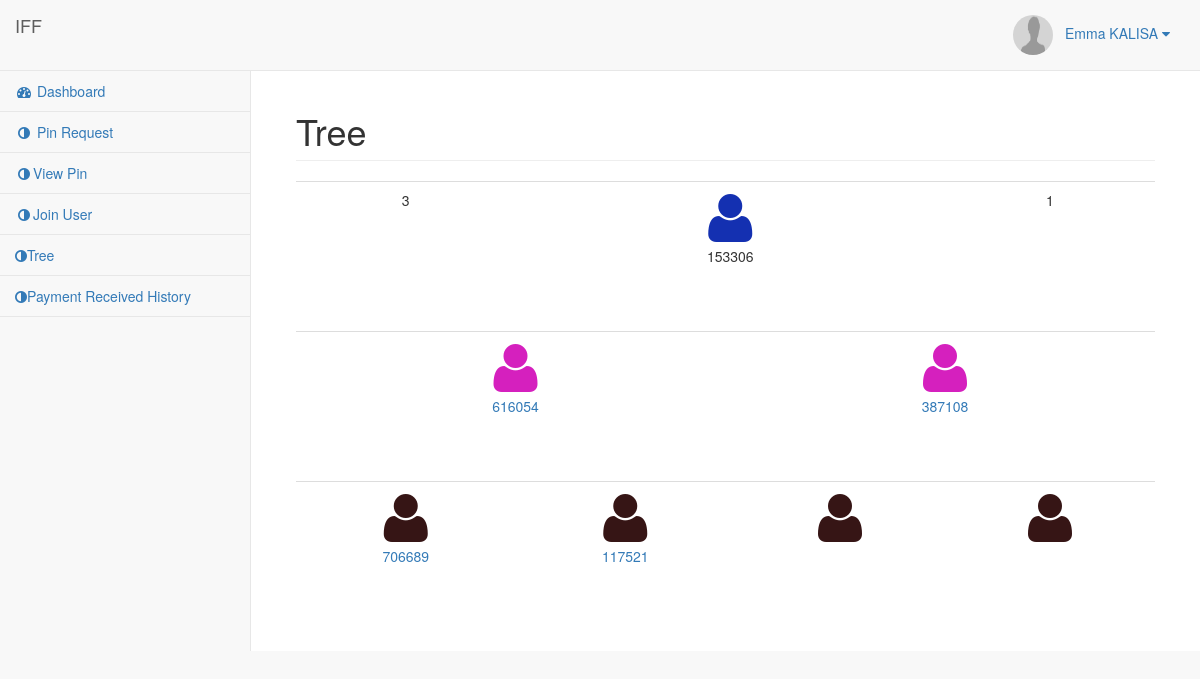
The page /tree.php?search-id=153306 (signed in) on the database its author committed.
### tables this page shows
CREATE TABLE `user` (
  `id` int(11) NOT NULL,
  `userident` int(11) NOT NULL,
  `Names` varchar(50) NOT NULL,
  `NationalID` bigint(50) NOT NULL,
  `password` varchar(30) NOT NULL,
  `mobile` varchar(12) NOT NULL,
  `address` text NOT NULL,
  `under_userpin` varchar(50) DEFAULT '',
  `side` enum('left','right') NOT NULL,
  `date` date NOT NULL,
  `user_status` varchar(100) NOT NULL,
  `picture` varchar(200) NOT NULL
);

CREATE TABLE `tree` (
  `id` int(11) NOT NULL,
  `userident` int(11) DEFAULT NULL,
  `Names` varchar(50) NOT NULL,
  `left` varchar(50) DEFAULT '',
  `right` varchar(50) DEFAULT '',
  `leftcount` int(11) DEFAULT '0',
  `rightcount` int(11) DEFAULT '0',
  `date` date NOT NULL
);

### tree.php (the view, shortened to what this page needs)
<?php
include('php-includes/connect.php');
$userident = $_SESSION['userident'];
$search = $userident;
?>
<?php
function tree_data($userident){
global $con;
$data = array();
$query = mysqli_query($con,"select * from tree where userident='$userident'");
$result = mysqli_fetch_array($query);
$data['left'] = $result['left'];
$data['right'] = $result['right'];
$data['leftcount'] = $result['leftcount'];
$data['rightcount'] = $result['rightcount'];
return $data;
}
?>
<?php
if(isset($_GET['search-id'])){
$search_id = mysqli_real_escape_string($con,$_GET['search-id']);
if($search_id!=""){
$query_check = mysqli_query($con,"select * from user where userident='$search_id'");
if(mysqli_num_rows($query_check)>0){
$search = $search_id;
}
else{
echo '<script>alert("Access Denied");window.location.assign("tree.php");</script>';
}
}
else{
echo '<script>alert("Access Denied");window.location.assign("tree.php");</script>';
}
}
?>
<!DOCTYPE html>
<html lang="en">
<head>
<link href="vendor/bootstrap/css/bootstrap.min.css" rel="stylesheet">
<link href="vendor/metisMenu/metisMenu.min.css" rel="stylesheet">
<link href="dist/css/sb-admin-2.css" rel="stylesheet">
<link href="vendor/font-awesome/css/font-awesome.min.css" rel="stylesheet" type="text/css">
</head>
<body>
<div id="wrapper">
<?php include('php-includes/menu.php'); ?>
<div id="page-wrapper">
<div class="container-fluid">
<div class="row">
<div class="col-lg-12">
<h1 class="page-header">Tree</h1>
</div>
</div>
<div class="row">
<div class="col-lg-12">
<div class="table-responsive">
<table class="table" align="center" border="0" style="text-align:center">
<tr height="150">
<?php
$data = tree_data($search);
?>
<td><?php echo $data['leftcount'] ?></td>
<td colspan="2"><i class="fa fa-user fa-4x" style="color:#1430B1"></i><p><?php echo $search; ?></p></td>
<td><?php echo $data['rightcount'] ?></td>
</tr>
<tr height="150">
<?php
$first_left_user = $data['left'];
$first_right_user = $data['right'];
?>
<?php
if($first_left_user!=""){
?>
<td colspan="2"><a href="tree.php?search-id=<?php echo $first_left_user ?>"><i class="fa fa-user fa-4x" style="color:#D520BE"></i><p><?php echo $first_left_user ?></p></a></td>
<?php
}
else{
?>
<td colspan="2"><i class="fa fa-user fa-4x" style="color:#D520BE"></i><p><?php echo $first_left_user ?></p></td>
<?php
}
?>
<?php
if($first_right_user!=""){
?>
<td colspan="2"><a href="tree.php?search-id=<?php echo $first_right_user ?>"><i class="fa fa-user fa-4x" style="color:#D520BE"></i><p><?php echo $first_right_user ?></p></a></td>
<?php
}
else{
?>
<td colspan="2"><i class="fa fa-user fa-4x" style="color:#D520BE"></i><p><?php echo $first_right_user ?></p></td>
<?php
}
?>
</tr>
<tr height="150">
<?php
$data_first_left_user = tree_data($first_left_user);
$second_left_user = $data_first_left_user['left'];
$second_right_user = $data_first_left_user['right'];
$data_first_right_user = tree_data($first_right_user);
$third_left_user = $data_first_right_user['left'];
$thidr_right_user = $data_first_right_user['right'];
?>
<?php
if($second_left_user!=""){
?>
<td><a href="tree.php?search-id=<?php echo $second_left_user ?>"><i class="fa fa-user fa-4x" style="color:#361515"></i><p><?php echo $second_left_user ?></p></a></td>
<?php
}
else{
?>
<td><i class="fa fa-user fa-4x" style="color:#361515"></i></td>
<?php
}
?>
<?php
if($second_right_user!=""){
?>
<td><a href="tree.php?search-id=<?php echo $second_right_user ?>"><i class="fa fa-user fa-4x" style="color:#361515"></i><p><?php echo $second_right_user ?></p></a></td>
<?php
}
else{
?>
<td><i class="fa fa-user fa-4x" style="color:#361515"></i></td>
<?php
}
?>
<?php
if($third_left_user!=""){
?>
<td><a href="tree.php?search-id=<?php echo $third_left_user ?>"><i class="fa fa-user fa-4x" style="color:#361515"></i><p><?php echo $third_left_user ?></p></a></td>
<?php
}
else{
?>
<td><i class="fa fa-user fa-4x" style="color:#361515"></i></td>
<?php
}
?>
<?php
if($thidr_right_user!=""){
?>
<td><a href="tree.php?search-id=<?php echo $thidr_right_user ?>"><i class="fa fa-user fa-4x" style="color:#361515"></i><p><?php echo $thidr_right_user ?></p></a></td>
<?php
}
else{
?>
<td><i class="fa fa-user fa-4x" style="color:#361515"></i></td>
<?php
}
?>
</tr>
</table>
</div>
</div>
</div>
</div>
</div>
</div>
</body>
</html>

### php-includes/menu.php (shortened to what this page needs)
<?php
include('php-includes/connect.php');
$query = mysqli_query($con,"select * from user where userident='$userident'");
$result = mysqli_fetch_array($query);
?>
<nav class="navbar navbar-default navbar-static-top" role="navigation" style="margin-bottom: 0">
            <div class="navbar-header">
                <a class="navbar-brand" href="#">IFF</a>
            </div>
            <ul class="nav navbar-top-links navbar-right">
                <li class="dropdown">
                    <a class="dropdown-toggle" data-toggle="dropdown" href="#">
                    <img src="uploads/<?php echo  $result['picture']; ?>" class="user-image" alt="User Image" style="border-radius: 50%;" width="40px" height="40px"></i>&nbsp;&nbsp;&nbsp;<?php echo $result['Names']?> <i class="fa fa-caret-down"></i>
                    </a>
                </li>
            </ul>
            <br/>
            <div class="navbar-default sidebar" role="navigation">
                <div class="sidebar-nav navbar-collapse">
                    <ul class="nav" id="side-menu">
                        <li>
                            <a href="home.php"><i class="fa fa-dashboard fa-fw"></i> Dashboard</a>
                        </li>
                        <li>
                            <a href="pin-request.php"><i class="fa fa-adjust fa-fw"></i> Pin Request</a>
                        </li>
                        <li>
                            <a href="pin.php"><i class="fa fa-adjust fa-fw"></i>View Pin</a>
                        </li>
                        <li>
                            <a href="join.php"><i class="fa fa-adjust fa-fw"></i>Join User</a>
                        </li>
                        <li>
                            <a href="tree.php"><i class="fa fa-adjust fa-hub"></i>Tree</a>
                        </li>
						<li>
                            <a href="payment-received-history.php"><i class="fa fa-adjust fa-hub"></i>Payment Received History</a>
                        </li>
                    </ul>
                </div>
            </div>
        </nav>

### rows shown on the page
user: picture (picture), Names "Emma KALISA"
tree: leftcount "3", rightcount "1", left "616054", right "387108"
tree: left "706689", right "117521"

### other values the page prints
$search "153306"
